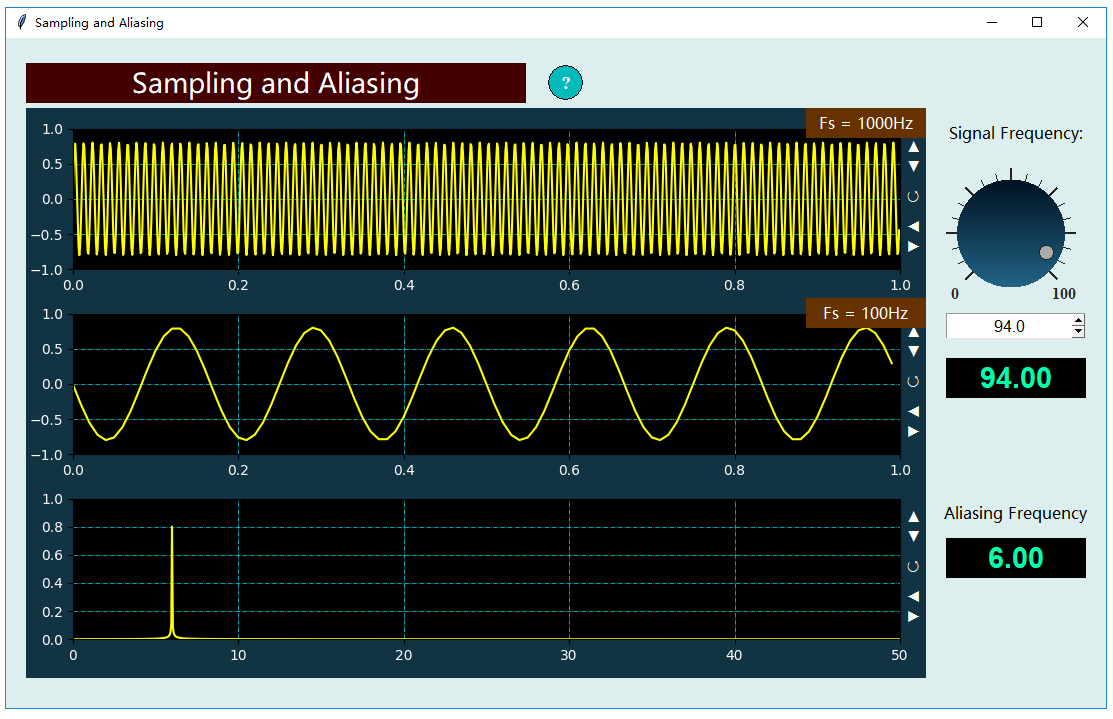

The script that drew this image:
#===This Frame is generated by DRPython ===============================
import sys
import os
import drvi.drviAppendPath as mPath
mPath.appendPythonPath()
#=================================================

import tkinter as tk
import tkinter.messagebox as msgbox
from tkinter import filedialog
import numpy as np
from scipy.fftpack import fft,ifft
import matplotlib.pyplot as plt
import numpy as np
import drvi.drviDSP as dsp
import drvi.drviControlls as dr
 
#==CallBack Function==============
def myWorking(v):
 Fs1=1000; dt1=1.0/Fs1; N1=int(1/dt1) 
 t1=np.arange(N1)*dt1
 x1=0.8*np.sin(2*np.pi*v*t1)
 mPlotWave1.setValue2D(t1,x1)
 Fs2=100; dt2=1.0/Fs2; N2=int(1/dt2) 
 t2=np.arange(N2)*dt2
 x2=0.8*np.sin(2*np.pi*v*t2)
 mPlotWave2.setValue2D(t2,x2)
 if v<Fs2/2: mDigital2.setValueSingle(v)
 if v>=Fs2/2: mDigital2.setValueSingle(Fs2-v)
 Fs2=100; dt2=1.0/Fs2; N2=2048
 t2=np.arange(N2)*dt2
 x2=0.8*np.sin(2*np.pi*v*t2)
 [mFre,mAmp]=dsp.AmpSpetrumX(N2,Fs2,x2)
 mPlotAmp.setValue2D(mFre,mAmp) 
 return 1

#==Main Window=====================
win= tk.Tk()
sWOld=1920
sHOld=1080
sWidth=win.winfo_screenwidth()
sHeight=win.winfo_screenheight()
wRate=sWidth/sWOld
hRate=sHeight/sHOld
winWidth=int(1100*wRate)
winHeight=int(670*hRate)
x=(sWidth-winWidth)/2;
y=(win.winfo_screenheight()-winHeight)/2
win.geometry("%dx%d+%d+%d" %(winWidth,winHeight,x,y))
win.config(bg="#ddeeee")
win.wm_title('Sampling and Aliasing')

#==Layout of controls=====================
mInfo1=dr.DRInfo(win,540*wRate,25*hRate,40*wRate,40*hRate,'#00bbbb','#000000','#ffffff','DRPython.pdf')
dr.DRLabelX(win,20*wRate,25*hRate,500*wRate,40*hRate,'#440000','#ffffff','Sampling and Aliasing',20)
mPlotWave1=dr.DRPlotX(win,20*wRate,70*hRate,900*wRate,200*hRate,'','#113344','#000000','#ffffff','#00eeff','#ffff00',0,1,-1,1,0,0)
mPlotWave2=dr.DRPlotX(win,20*wRate,255*hRate,900*wRate,200*hRate,'','#113344','#000000','#ffffff','#00eeff','#ffff00',0,1,-1,1,0,0)
mPlotAmp=dr.DRPlotX(win,20*wRate,440*hRate,900*wRate,200*hRate,'','#113344','#000000','#ffffff','#00eeff','#ffff00',0,50,0,1,0,0)
dr.DRLabelX(win,800*wRate,70*hRate,120*wRate,30*hRate,'#663300','#ffffff','Fs = 1000Hz',12)
dr.DRLabelX(win,800*wRate,260*hRate,120*wRate,30*hRate,'#663300','#ffffff','Fs = 100Hz',12)

dr.DRLabelX(win,930*wRate,80*hRate,160*wRate,30*hRate,'#ddeeee','#000000','Signal Frequency:',12)
mKnobA=dr.DRGKnob(win,930*wRate,120*hRate,150*wRate,150*hRate,'#001122','#226688','#222222','#aaaaaa','0,100',0,100,5)
mSpin1=dr.DRSpinBox(win,940*wRate,275*hRate,140*wRate,26*hRate,'#ffffff','#000000',5,1,0,100)
mDigital1=dr.DRDigital(win,940*wRate,320*hRate,140*wRate,40*hRate,'#000000','#00ffaa',5,2,22)
dr.DRLabelX(win,930*wRate,460*hRate,160*wRate,30*hRate,'#ddeeee','#000000','Aliasing Frequency',12)
mDigital2=dr.DRDigital(win,940*wRate,500*hRate,140*wRate,40*hRate,'#000000','#00ffaa',5,2,22)

#==DataStream Binding=====================
mKnobA.addCallBackSingle(mDigital1.setValueSingle)
mKnobA.addCallBackSingle(mSpin1.setValueSingle)
mKnobA.addCallBackSingle(myWorking)
mSpin1.addCallBackSingle(mDigital1.setValueSingle)
mSpin1.addCallBackSingle(mKnobA.setValueSingle)
mSpin1.addCallBackSingle(myWorking)

myWorking(5)

#==Main Loop=====================
win.mainloop()

#==End of APPp=====================
